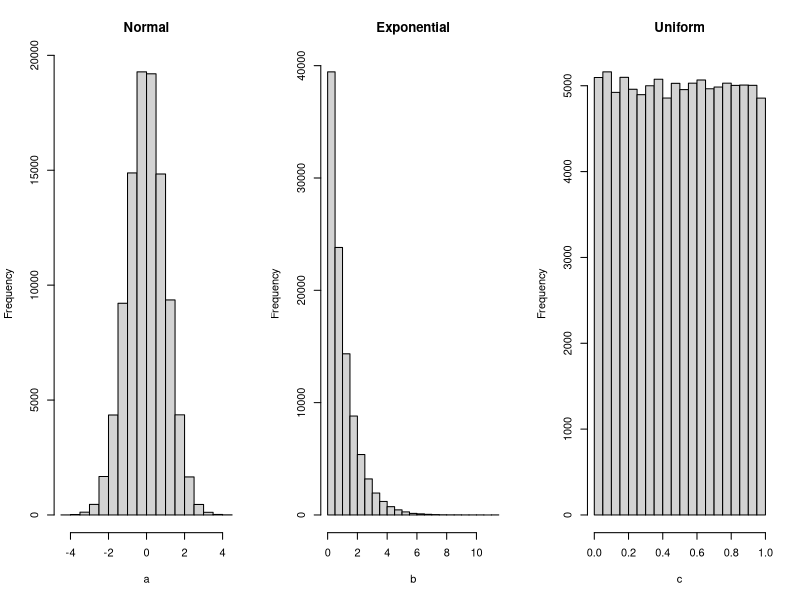
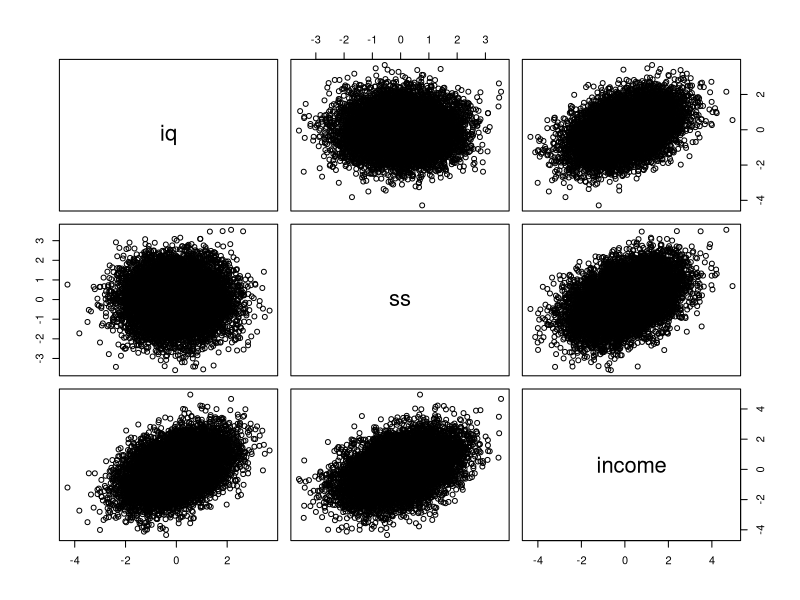
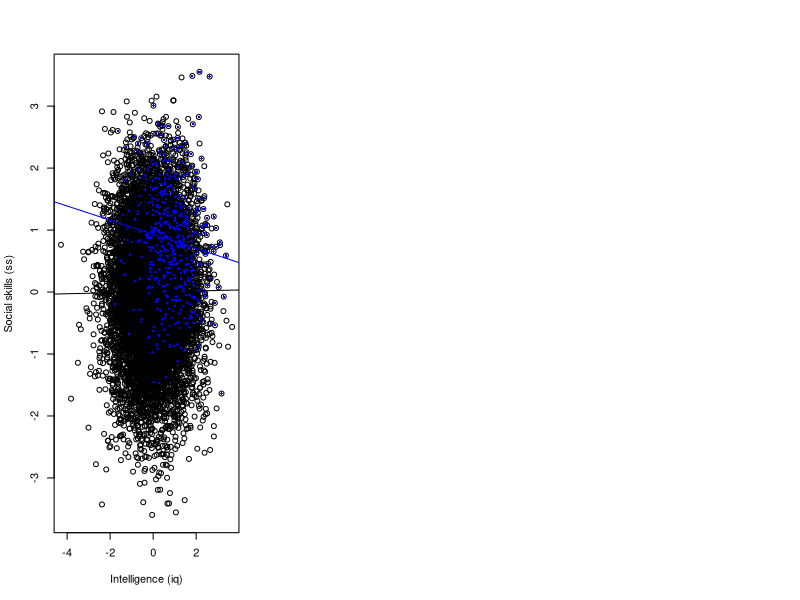

The R source for these figures, in order:
## ---- chunk 1
# THis will allow error messages to be converted to HTML
knitr::opts_chunk$set(error = TRUE)
## ---- chunk 2
set.seed(13)  # Use any integer as argument
rnorm(5)  # Random numbers
rnorm(5)  # New numbers
set.seed(13)
rnorm(5)  # Same as first above
## ---- chunk 3
n <- 10^5
a <- rnorm(n)
b <- rexp(n)
c <- runif(n)
par(mfrow = c(1,3))  # Locate three subplots in one row
hist(a, main = 'Normal')
hist(b, main = 'Exponential')
hist(c, main = 'Uniform')
## ---- chunk 4
# One possible set of beta weights
betaw <- c(0, 0.5, 0.5) 
# Sample size
n = 10^4
# Random numbers representing iq
iq <- rnorm(n)  
# Random numbers representing ss
ss <- rnorm(n) 
# Income influenced by both iq and ss (added to 'baseline' income)
income <- betaw[1] + betaw[2] * iq + betaw[2] * ss + rnorm(n)  
simul <- data.frame(iq, ss, income)
## ---- chunk 5
pairs(~iq + ss + income, data = simul)  # Scatter plot matrix
round(cor(simul), 3)  # Pearson coefficients of correlation (to 3 decimals)
## ---- chunk 6
lm(income ~ iq + ss)
## ---- chunk 7
plot(simul$iq, simul$ss, xlab = 'Intelligence (iq)', ylab = 'Social skills (ss)')

# Regression based on all data
full_model <- lm(simul$ss ~ simul$iq)
abline(full_model)

# Regression based on restricted data
points(simul$iq[simul$income > 2], simul$ss[simul$income > 2],
       col = 'blue', pch = 16, cex = 0.5)
restricted_model <- lm(simul$ss[simul$income > 2] ~ simul$iq[simul$income > 2])
abline(restricted_model, col = 'blue')

